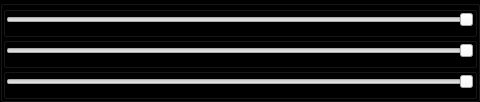
                 <widget class="QGroupBox" name="groupBox_12">
                  <property name="sizePolicy">
                   <sizepolicy hsizetype="Minimum" vsizetype="Expanding">
                    <horstretch>0</horstretch>
                    <verstretch>0</verstretch>
                   </sizepolicy>
                  </property>
                  <property name="minimumSize">
                   <size>
                    <width>480</width>
                    <height>0</height>
                   </size>
                  </property>
                  <property name="maximumSize">
                   <size>
                    <width>1600</width>
                    <height>1600000</height>
                   </size>
                  </property>
                  <property name="styleSheet">
                   <string notr="true">QGroupBox
{
background-color:rgb(0,0,0)
}</string>
                  </property>
                  <property name="title">
                   <string/>
                  </property>
                  <layout class="QVBoxLayout" name="verticalLayout_15">
                   <property name="spacing">
                    <number>0</number>
                   </property>
                   <property name="leftMargin">
                    <number>0</number>
                   </property>
                   <property name="topMargin">
                    <number>0</number>
                   </property>
                   <property name="rightMargin">
                    <number>0</number>
                   </property>
                   <property name="bottomMargin">
                    <number>0</number>
                   </property>
                   <item>
                    <widget class="QWidget" name="slicer_widget" native="true">
                     <property name="sizePolicy">
                      <sizepolicy hsizetype="Expanding" vsizetype="Expanding">
                       <horstretch>0</horstretch>
                       <verstretch>0</verstretch>
                      </sizepolicy>
                     </property>
                     <property name="maximumSize">
                      <size>
                       <width>1677777</width>
                       <height>16777215</height>
                      </size>
                     </property>
                     <layout class="QVBoxLayout" name="verticalLayout_16">
                      <property name="spacing">
                       <number>0</number>
                      </property>
                      <property name="leftMargin">
                       <number>0</number>
                      </property>
                      <property name="topMargin">
                       <number>0</number>
                      </property>
                      <property name="rightMargin">
                       <number>0</number>
                      </property>
                      <property name="bottomMargin">
                       <number>0</number>
                      </property>
                      <item>
                       <widget class="QGroupBox" name="groupBox_8">
                        <property name="sizePolicy">
                         <sizepolicy hsizetype="Expanding" vsizetype="Expanding">
                          <horstretch>0</horstretch>
                          <verstretch>0</verstretch>
                         </sizepolicy>
                        </property>
                        <property name="styleSheet">
                         <string notr="true">QGroupBox
{
background-color:rgb(0,0,0)
}</string>
                        </property>
                        <property name="title">
                         <string/>
                        </property>
                        <layout class="QVBoxLayout" name="verticalLayout_17">
                         <property name="spacing">
                          <number>0</number>
                         </property>
                         <property name="leftMargin">
                          <number>0</number>
                         </property>
                         <property name="topMargin">
                          <number>0</number>
                         </property>
                         <property name="rightMargin">
                          <number>0</number>
                         </property>
                         <property name="bottomMargin">
                          <number>0</number>
                         </property>
                         <item>
                          <widget class="QSlider" name="horizontalSlider_1">
                           <property name="sizePolicy">
                            <sizepolicy hsizetype="Expanding" vsizetype="Expanding">
                             <horstretch>0</horstretch>
                             <verstretch>0</verstretch>
                            </sizepolicy>
                           </property>
                           <property name="maximumSize">
                            <size>
                             <width>160000</width>
                             <height>20</height>
                            </size>
                           </property>
                           <property name="contextMenuPolicy">
                            <enum>Qt::ActionsContextMenu</enum>
                           </property>
                           <property name="layoutDirection">
                            <enum>Qt::RightToLeft</enum>
                           </property>
                           <property name="orientation">
                            <enum>Qt::Horizontal</enum>
                           </property>
                          </widget>
                         </item>
                         <item>
                          <widget class="QVTKWidget" name="qvtkWidget_1">
                           <property name="sizePolicy">
                            <sizepolicy hsizetype="Expanding" vsizetype="Expanding">
                             <horstretch>0</horstretch>
                             <verstretch>0</verstretch>
                            </sizepolicy>
                           </property>
                           <property name="maximumSize">
                            <size>
                             <width>160000</width>
                             <height>1600000</height>
                            </size>
                           </property>
                           <property name="styleSheet">
                            <string notr="true">QGroupBox
{
background-color:rgb(0, 0, 0)
}</string>
                           </property>
                          </widget>
                         </item>
                        </layout>
                       </widget>
                      </item>
                      <item>
                       <widget class="QGroupBox" name="groupBox_9">
                        <property name="sizePolicy">
                         <sizepolicy hsizetype="Expanding" vsizetype="Expanding">
                          <horstretch>0</horstretch>
                          <verstretch>0</verstretch>
                         </sizepolicy>
                        </property>
                        <property name="styleSheet">
                         <string notr="true">QGroupBox
{
background-color:rgb(0,0,0)
}</string>
                        </property>
                        <property name="title">
                         <string/>
                        </property>
                        <layout class="QVBoxLayout" name="verticalLayout_18">
                         <property name="spacing">
                          <number>0</number>
                         </property>
                         <property name="leftMargin">
                          <number>0</number>
                         </property>
                         <property name="topMargin">
                          <number>0</number>
                         </property>
                         <property name="rightMargin">
                          <number>0</number>
                         </property>
                         <property name="bottomMargin">
                          <number>0</number>
                         </property>
                         <item>
                          <widget class="QSlider" name="horizontalSlider_2">
                           <property name="sizePolicy">
                            <sizepolicy hsizetype="Expanding" vsizetype="Expanding">
                             <horstretch>0</horstretch>
                             <verstretch>0</verstretch>
                            </sizepolicy>
                           </property>
                           <property name="maximumSize">
                            <size>
                             <width>160000</width>
                             <height>20</height>
                            </size>
                           </property>
                           <property name="layoutDirection">
                            <enum>Qt::RightToLeft</enum>
                           </property>
                           <property name="styleSheet">
                            <string notr="true">QSlicer
{
background-color:rgb(0, 255, 0)
}</string>
                           </property>
                           <property name="orientation">
                            <enum>Qt::Horizontal</enum>
                           </property>
                          </widget>
                         </item>
                         <item>
                          <widget class="QVTKWidget" name="qvtkWidget_2">
                           <property name="sizePolicy">
                            <sizepolicy hsizetype="Expanding" vsizetype="Expanding">
                             <horstretch>0</horstretch>
                             <verstretch>0</verstretch>
                            </sizepolicy>
                           </property>
                           <property name="maximumSize">
                            <size>
                             <width>160000</width>
                             <height>16777215</height>
                            </size>
                           </property>
                           <property name="styleSheet">
                            <string notr="true">QGroupBox
{
background-color:rgb(0, 0, 0)
}</string>
                           </property>
                          </widget>
                         </item>
                        </layout>
                       </widget>
                      </item>
                      <item>
                       <widget class="QGroupBox" name="groupBox_10">
                        <property name="sizePolicy">
                         <sizepolicy hsizetype="Expanding" vsizetype="Expanding">
                          <horstretch>0</horstretch>
                          <verstretch>0</verstretch>
                         </sizepolicy>
                        </property>
                        <property name="styleSheet">
                         <string notr="true">QGroupBox
{
background-color:rgb(0,0,0)
}</string>
                        </property>
                        <property name="title">
                         <string/>
                        </property>
                        <layout class="QVBoxLayout" name="verticalLayout_19">
                         <property name="spacing">
                          <number>0</number>
                         </property>
                         <property name="leftMargin">
                          <number>0</number>
                         </property>
                         <property name="topMargin">
                          <number>0</number>
                         </property>
                         <property name="rightMargin">
                          <number>0</number>
                         </property>
                         <property name="bottomMargin">
                          <number>0</number>
                         </property>
                         <item>
                          <widget class="QSlider" name="horizontalSlider_3">
                           <property name="sizePolicy">
                            <sizepolicy hsizetype="Expanding" vsizetype="Expanding">
                             <horstretch>0</horstretch>
                             <verstretch>0</verstretch>
                            </sizepolicy>
                           </property>
                           <property name="maximumSize">
                            <size>
                             <width>16000</width>
                             <height>20</height>
                            </size>
                           </property>
                           <property name="layoutDirection">
                            <enum>Qt::RightToLeft</enum>
                           </property>
                           <property name="orientation">
                            <enum>Qt::Horizontal</enum>
                           </property>
                          </widget>
                         </item>
                         <item>
                          <widget class="QVTKWidget" name="qvtkWidget_3">
                           <property name="sizePolicy">
                            <sizepolicy hsizetype="Expanding" vsizetype="Expanding">
                             <horstretch>0</horstretch>
                             <verstretch>0</verstretch>
                            </sizepolicy>
                           </property>
                           <property name="maximumSize">
                            <size>
                             <width>160000</width>
                             <height>16777215</height>
                            </size>
                           </property>
                           <property name="styleSheet">
                            <string notr="true">QGroupBox
{
background-color:rgb(0, 0, 0)
}</string>
                           </property>
                          </widget>
                         </item>
                        </layout>
                       </widget>
                      </item>
                     </layout>
                    </widget>
                   </item>
                  </layout>
                 </widget>
